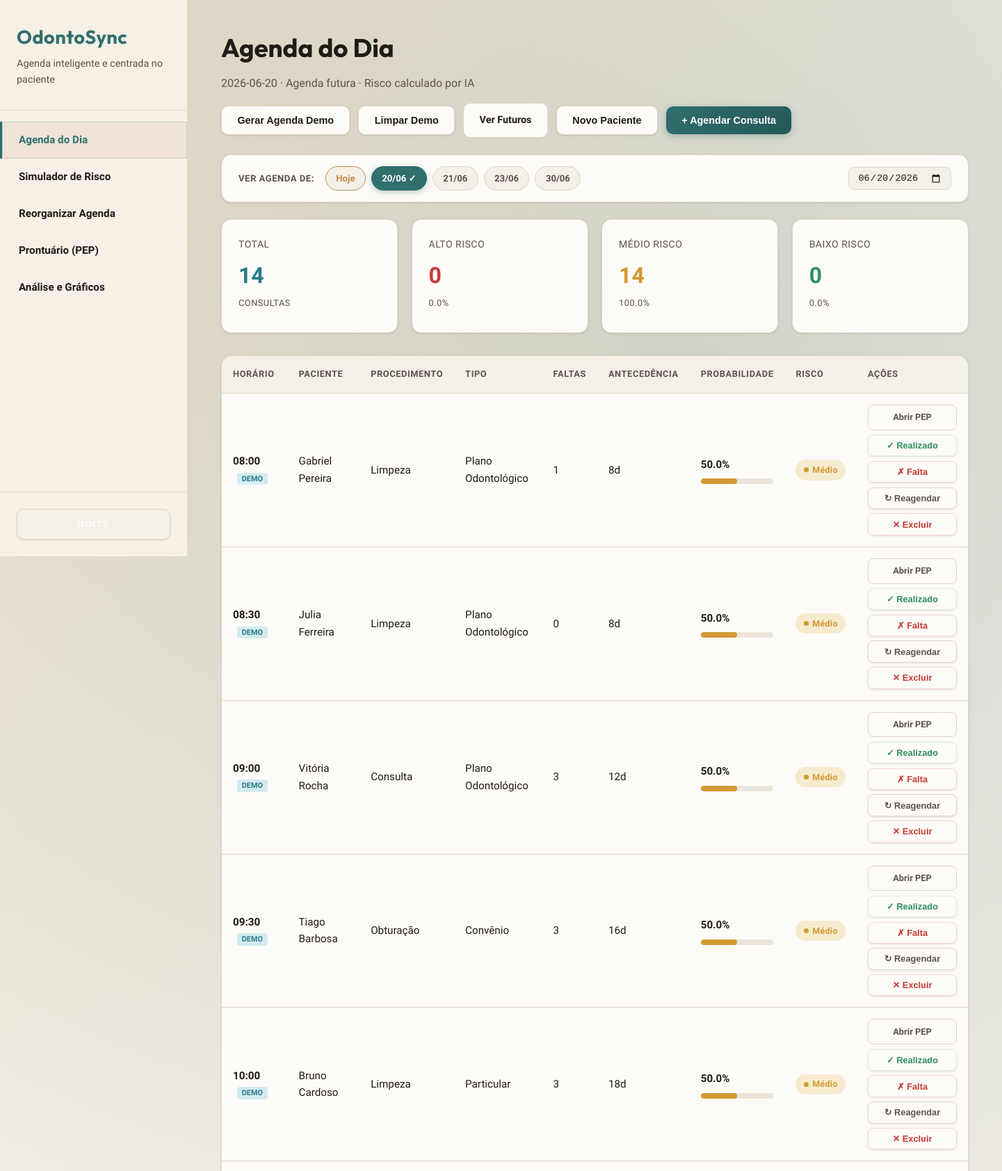
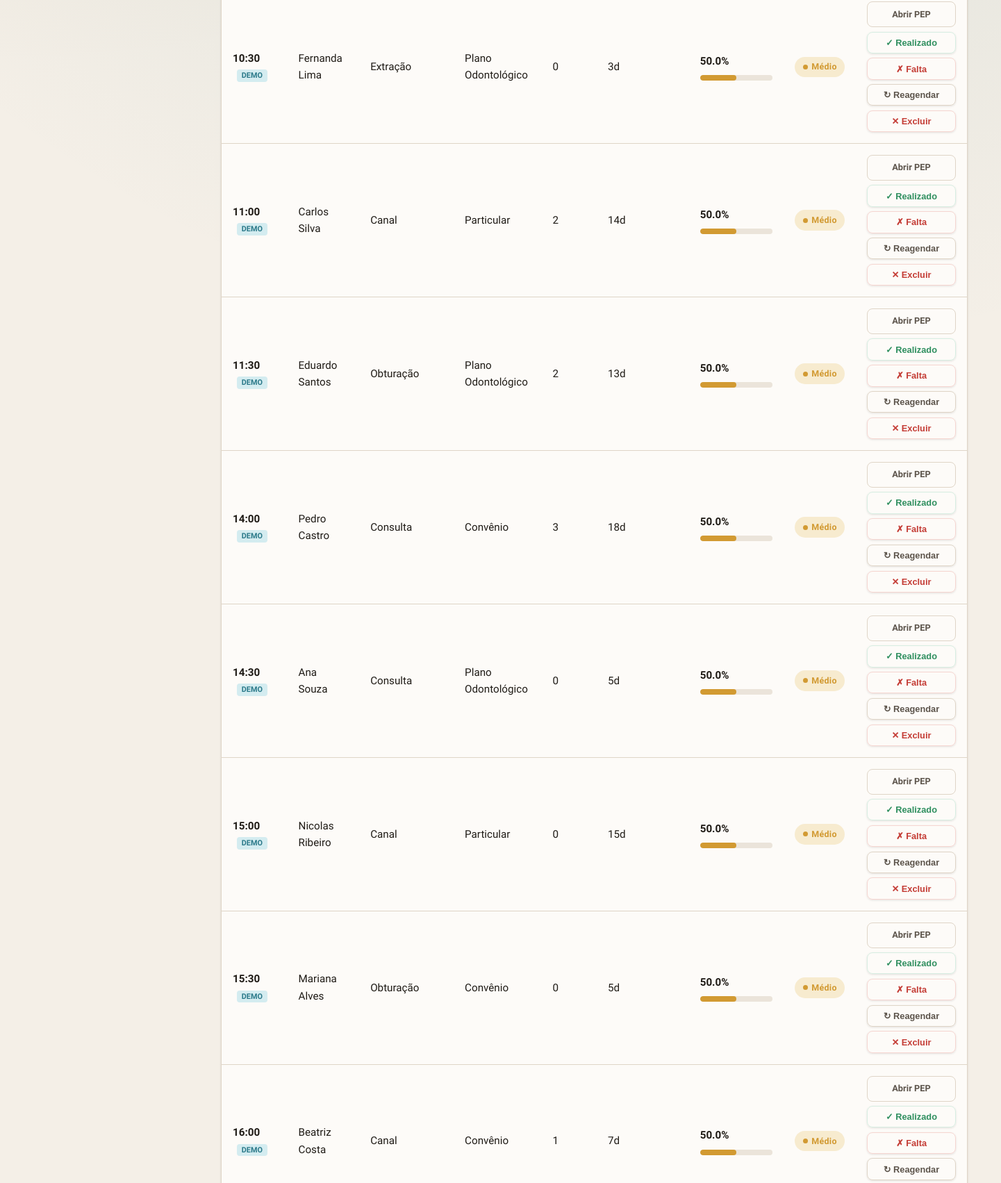
The page / (upper part) on the database its author committed (2 pictures, top to bottom).
### tables this page shows
CREATE TABLE pacientes (
            id TEXT PRIMARY KEY,
            nome TEXT NOT NULL,
            faixa_etaria TEXT NOT NULL,
            tipo_pagamento TEXT NOT NULL,
            faltas_anteriores INTEGER DEFAULT 0,
            taxa_historica REAL DEFAULT 0.0,
            tempo_como_paciente INTEGER DEFAULT 0,
            created_at TIMESTAMP DEFAULT CURRENT_TIMESTAMP,
            updated_at TIMESTAMP DEFAULT CURRENT_TIMESTAMP
        , fumante INTEGER DEFAULT 0, doenca_cronica INTEGER DEFAULT 0, complexidade_tratamento TEXT DEFAULT 'Baixa', photo_url TEXT, lgpd_mask INTEGER DEFAULT 1);

### app/routes/agenda.py (the view, shortened to what this page needs)
@bp.route('/')
def index():
    hoje = datetime.now().strftime('%Y-%m-%d')
    data_param = request.args.get('data', '').strip()
    if data_param:
        data_referencia = data_param
    else:
        data_referencia = hoje
    consultas = get_consultas_do_dia(data_referencia)
    if not consultas and not data_param:
        data_disponivel = get_data_referencia_consultas(hoje)
        if data_disponivel:
            data_referencia = data_disponivel
            consultas = get_consultas_do_dia(data_referencia)
    datas_disponiveis = get_datas_com_consultas(hoje)
    consultas_com_risco, stats = _calcular_risco_consultas(consultas)
    return render_template(
        'agenda.html',
        consultas=consultas_com_risco,
        stats=stats,
        data=data_referencia,
        data_selecionada=data_referencia,
        hoje=hoje,
        datas_disponiveis=datas_disponiveis,
        active_page='agenda'
    )

### app/ml/inferencia.py (called while the page is built)
def carregar_modelo():
    global _modelo, _encoders
    if _modelo is None or _encoders is None:
        if not os.path.exists(Config.MODELO_PATH):
            raise FileNotFoundError(
                f"Modelo não encontrado em {Config.MODELO_PATH}. "
                "Execute primeiro: python -m app.ml.treinar"
            )
        _modelo = joblib.load(Config.MODELO_PATH)
        _encoders = joblib.load(Config.ENCODERS_PATH)
        print("[OK] Modelo e encoders carregados")
    return _modelo, _encoders

def prever_e_classificar(dados_consulta):
    probabilidade = prever_risco(dados_consulta)
    categoria, cor = classificar_risco(probabilidade)
    recomendacao = recomendar_acao(probabilidade, categoria)
    return {
        'probabilidade': round(probabilidade * 100, 1),  # Converter para %
        'probabilidade_decimal': probabilidade,
        'categoria': categoria,
        'cor': cor,
        'recomendacao': recomendacao
    }

### app/models/database.py (called while the page is built, shortened)
def _ensure_schema(conn):
    global _schema_checked
    if _schema_checked:
        return

def get_connection():
    conn = sqlite3.connect(Config.DATABASE_PATH)
    conn.row_factory = sqlite3.Row  # Permite acessar colunas por nome
    _ensure_schema(conn)
    return conn

def get_consultas_do_dia(data):
    conn = get_connection()
    cursor = conn.cursor()
    cursor.execute('''
        SELECT c.*, p.nome, p.faixa_etaria, p.tipo_pagamento, p.faltas_anteriores,
               p.taxa_historica, p.tempo_como_paciente,
               p.fumante, p.doenca_cronica, p.complexidade_tratamento, p.photo_url
        FROM consultas c
        JOIN pacientes p ON c.paciente_id = p.id
        WHERE c.data = ? AND c.status_atendimento IS NULL
        ORDER BY c.horario
    ''', (data,))
    consultas = cursor.fetchall()
    conn.close()
    return consultas

def get_data_referencia_consultas(data_referencia):
    conn = get_connection()
    cursor = conn.cursor()
    cursor.execute('SELECT MIN(data) AS data_ref FROM consultas WHERE data >= ?', (data_referencia,))
    row = cursor.fetchone()
    if row and row['data_ref']:
        conn.close()
        return row['data_ref']
    cursor.execute('SELECT MAX(data) AS data_ref FROM consultas WHERE data < ?', (data_referencia,))
    row = cursor.fetchone()
    conn.close()
    return row['data_ref'] if row else None

### app/templates/agenda.html (shortened to what this page needs)
{% extends "base.html" %}
{% block content %}
<div class="agenda-toolbar">
  <div class="page-header" style="margin-bottom:0">
    <h1 class="page-title">Agenda do Dia</h1>
    <p class="page-subtitle">
      {% if data_selecionada == hoje %}
        Hoje, {{ data }} · Risco calculado por IA
      {% else %}
        {{ data }} · Agenda futura · Risco calculado por IA
      {% endif %}
    </p>
  </div>
  <div class="toolbar-actions">
    <button class="btn-secondary" id="btn-gerar-ficticia" onclick="abrirModalDemoData()">
      Gerar Agenda Demo
    </button>
    <button class="btn-secondary" id="btn-limpar-demo" onclick="limparPacientesDemo()" title="Remover todas as consultas e pacientes demo">
      Limpar Demo
    </button>
    <a href="/agendamentos-futuros" class="btn-secondary">
      Ver Futuros
    </a>
    <button class="btn-secondary" onclick="abrirModalCriarPaciente()">
      Novo Paciente
    </button>
    <button class="btn-primary" onclick="abrirModalAgendar()">
      + Agendar Consulta
    </button>
  </div>
</div>
<div class="date-nav">
  <label>Ver agenda de:</label>
  <div class="date-chips">
    <a href="/" class="date-chip hoje-chip {% if data_selecionada == hoje %}active{% endif %}">Hoje</a>
    {% for d in datas_disponiveis %}
      {% if d != hoje %}
        <a href="/?data={{ d }}" class="date-chip {% if data_selecionada == d %}active{% endif %}">
          {{ d[8:10] }}/{{ d[5:7] }}
          {% if d == data_selecionada %} ✓{% endif %}
        </a>
      {% endif %}
    {% endfor %}
  </div>
  <div class="date-picker-wrap">
    <input type="date" id="date-custom-pick" value="{{ data_selecionada }}"
           onchange="if(this.value) window.location='/?data='+this.value"
           title="Ir para data específica">
  </div>
</div>
<div class="stats-grid">
  <div class="stat-card info">
    <div class="stat-label">Total</div>
    <div class="stat-value">{{ stats.total }}</div>
    {% if stats.total > 0 %}<div class="stat-label">consultas</div>{% endif %}
  </div>
  <div class="stat-card danger">
    <div class="stat-label">Alto Risco</div>
    <div class="stat-value">{{ stats.alto_risco }}</div>
    {% if stats.total > 0 %}<div class="stat-label">{{ ((stats.alto_risco / stats.total) * 100) | round(1) }}%</div>{% endif %}
  </div>
  <div class="stat-card warning">
    <div class="stat-label">Médio Risco</div>
    <div class="stat-value">{{ stats.medio_risco }}</div>
    {% if stats.total > 0 %}<div class="stat-label">{{ ((stats.medio_risco / stats.total) * 100) | round(1) }}%</div>{% endif %}
  </div>
  <div class="stat-card success">
    <div class="stat-label">Baixo Risco</div>
    <div class="stat-value">{{ stats.baixo_risco }}</div>
    {% if stats.total > 0 %}<div class="stat-label">{{ ((stats.baixo_risco / stats.total) * 100) | round(1) }}%</div>{% endif %}
  </div>
</div>
{% if consultas %}
<div class="table-container">
  <table>
    <thead>
      <tr>
        <th>Horário</th>
        <th>Paciente</th>
        <th>Procedimento</th>
        <th>Tipo</th>
        <th>Faltas</th>
        <th>Antecedência</th>
        <th class="risco-cell">Probabilidade</th>
        <th>Risco</th>
        <th class="action-cell">Ações</th>
      </tr>
    </thead>
    <tbody>
      {% for c in consultas %}
      <tr id="consulta-row-{{ c.id }}">
        <td>
          <strong>{{ c.horario }}</strong>
          {% if c.status_reorganizacao == 'ficticio' %}
            <span class="ficticio-chip">DEMO</span>
          {% endif %}
        </td>
        <td>{{ c.nome }}</td>
        <td>{{ c.procedimento }}</td>
        <td>{{ c.tipo_pagamento }}</td>
        <td>{{ c.faltas_anteriores }}</td>
        <td>{{ c.antecedencia_dias }}d</td>
        <td class="risco-cell">
          <strong>{{ c.risco.probabilidade }}%</strong>
          <div class="progress-bar">
            <div class="progress-fill {{ c.risco.cor }}"
                 style="width: {{ c.risco.probabilidade }}%"></div>
          </div>
        </td>
        <td>
          <span class="risk-chip {{ c.risco.cor }}">
            <span class="risk-dot"></span>{{ c.risco.categoria }}
          </span>
        </td>
        <td class="action-cell">
          <div class="action-group">
            <a href="/prontuario/{{ c.paciente_id }}"
               class="action-btn ghost">Abrir PEP</a>
            <button class="action-btn success-ghost"
                    onclick="registrarDesfecho({{ c.id }}, 'Realizado')">
              ✓ Realizado
            </button>
            <button class="action-btn danger-ghost"
                    onclick="registrarDesfecho({{ c.id }}, 'Falta')">
              ✗ Falta
            </button>
            <button class="action-btn ghost"
                    onclick="buscarReagendamento({{ c.id }})">
              ↻ Reagendar
            </button>
            <button class="action-btn danger-ghost"
                    onclick="excluirConsulta({{ c.id }})">
              ✕ Excluir
            </button>
          </div>
        </td>
      </tr>
      {% endfor %}
    </tbody>
  </table>
</div>
{% endif %}
{% endblock %}

### app/static/css/style.css (style rules this page uses)
:root { --bg-primary: #fdfbf8; --bg-secondary: #f4efe7; --bg-tertiary: #ebe4da; --text-primary: #1f1b16; --text-secondary: #5c544b; --border-color: #dfd5c7; --accent-primary: #2f6f6d; --accent-hover: #255856; --accent-secondary: #c58c4b; --danger: #c43c35; --danger-bg: #f6d6d1; --warning: #d29a32; --warning-bg: #f7ebcf; --success: #2f8f5f; --success-bg: #d7eee2; --info: #2c7a8a; --info-bg: #d4ecf0; --sidebar-bg: #f6f0e7; --sidebar-border: #e5dacb; --sidebar-text: var(--text-primary); --sidebar-hover: #efe4d7; --shadow-sm: 0 1px 3px rgba(31, 27, 22, 0.12); --shadow-md: 0 8px 16px rgba(31, 27, 22, 0.12); --shadow-lg: 0 16px 32px rgba(31, 27, 22, 0.16); --font-heading: 'Outfit', 'Helvetica Neue', Arial, sans-serif; --font-body: 'Source Sans 3', 'Helvetica Neue', Arial, sans-serif; --font-mono: 'Outfit', monospace; --transition: color 0.2s ease, background-color 0.2s ease, border-color 0.2s ease, box-shadow 0.2s ease, transform 0.2s ease; }
* { margin: 0; padding: 0; box-sizing: border-box; }
body { font-family: var(--font-body); background-color: var(--bg-secondary); color: var(--text-primary); line-height: 1.6; display: flex; min-height: 100vh; transition: background-color 0.2s ease, color 0.2s ease; background-image: radial-gradient(circle at top left, rgba(197, 140, 75, 0.18), transparent 45%), radial-gradient(circle at 70% 15%, rgba(47, 111, 109, 0.18), transparent 50%); }
.page-header { margin-bottom: 2rem; }
.page-title { font-size: 2.3rem; font-weight: 700; color: var(--text-primary); margin-bottom: 0.5rem; font-family: var(--font-heading); }
.page-subtitle { font-size: 1rem; color: var(--text-secondary); }
.stats-grid { display: grid; grid-template-columns: repeat(auto-fit, minmax(210px, 1fr)); gap: 1.2rem; margin-bottom: 2rem; }
.stat-card { background-color: var(--bg-primary); padding: 1.5rem; border-radius: 14px; border: 1px solid var(--border-color); box-shadow: var(--shadow-sm); transition: var(--transition); position: relative; overflow: hidden; }
.stat-card::after { content: ''; position: absolute; inset: 0; background: linear-gradient(120deg, transparent, rgba(47, 111, 109, 0.08)); opacity: 0; transition: opacity 0.2s ease; }
.stat-label { font-size: 0.875rem; color: var(--text-secondary); font-weight: 500; text-transform: uppercase; letter-spacing: 0.5px; margin-bottom: 0.5rem; }
.stat-card .stat-label:last-child { margin-top: 0.25rem; font-size: 0.8rem; }
.stat-value { font-size: 2rem; font-weight: 700; color: var(--text-primary); }
.stat-card.danger .stat-value { color: var(--danger); }
.stat-card.warning .stat-value { color: var(--warning); }
.stat-card.success .stat-value { color: var(--success); }
.stat-card.info .stat-value { color: var(--info); }
.table-container { background-color: var(--bg-primary); border-radius: 16px; border: 1px solid var(--border-color); overflow: hidden; box-shadow: var(--shadow-sm); }
table { width: 100%; border-collapse: collapse; }
thead { background-color: var(--bg-secondary); border-bottom: 1px solid var(--border-color); }
th { padding: 1rem; text-align: left; font-weight: 700; font-size: 0.8rem; color: var(--text-secondary); text-transform: uppercase; letter-spacing: 0.6px; }
td { padding: 1rem; border-bottom: 1px solid var(--border-color); color: var(--text-primary); font-size: 0.95rem; }
tbody tr { transition: var(--transition); }
.progress-bar { height: 8px; background-color: var(--bg-tertiary); border-radius: 4px; overflow: hidden; margin-top: 0.5rem; }
.progress-fill { height: 100%; border-radius: 4px; transition: width 0.5s ease; }
.progress-fill.warning { background-color: var(--warning); }
label { display: block; font-size: 0.875rem; font-weight: 600; color: var(--text-primary); margin-bottom: 0.5rem; }
button { padding: 0.9rem 2rem; background-color: var(--accent-primary); color: white; border: none; border-radius: 10px; font-size: 0.95rem; font-weight: 600; cursor: pointer; transition: var(--transition); box-shadow: var(--shadow-sm); }
.page-header { animation: rise-in 0.5s ease both; }
.stats-grid .stat-card, .cards-grid .card, .table-container, .result-card, .form-container, .grafico { animation: rise-in 0.5s ease both; }
.stats-grid .stat-card:nth-child(1) { animation-delay: 0.05s; }
.stats-grid .stat-card:nth-child(2) { animation-delay: 0.1s; }
.stats-grid .stat-card:nth-child(3) { animation-delay: 0.15s; }
.stats-grid .stat-card:nth-child(4) { animation-delay: 0.2s; }

### rows shown on the page
pacientes: horario "08:00", nome "Gabriel Pereira", procedimento "Limpeza", tipo_pagamento "Plano Odontológico", faltas_anteriores "1", antecedencia_dias "8", risco.probabilidade "50.0", risco.categoria "Médio"
pacientes: horario "08:30", nome "Julia Ferreira", procedimento "Limpeza", tipo_pagamento "Plano Odontológico", faltas_anteriores "0", antecedencia_dias "8", risco.probabilidade "50.0", risco.categoria "Médio"
pacientes: horario "09:00", nome "Vitória Rocha", procedimento "Consulta", tipo_pagamento "Plano Odontológico", faltas_anteriores "3", antecedencia_dias "12", risco.probabilidade "50.0", risco.categoria "Médio"
pacientes: horario "09:30", nome "Tiago Barbosa", procedimento "Obturação", tipo_pagamento "Convênio", faltas_anteriores "3", antecedencia_dias "16", risco.probabilidade "50.0", risco.categoria "Médio"
pacientes: horario "10:00", nome "Bruno Cardoso", procedimento "Limpeza", tipo_pagamento "Particular", faltas_anteriores "3", antecedencia_dias "18", risco.probabilidade "50.0", risco.categoria "Médio"
pacientes: horario "10:30", nome "Fernanda Lima", procedimento "Extração", tipo_pagamento "Plano Odontológico", faltas_anteriores "0", antecedencia_dias "3", risco.probabilidade "50.0", risco.categoria "Médio"
pacientes: horario "11:00", nome "Carlos Silva", procedimento "Canal", tipo_pagamento "Particular", faltas_anteriores "2", antecedencia_dias "14", risco.probabilidade "50.0", risco.categoria "Médio"
pacientes: horario "11:30", nome "Eduardo Santos", procedimento "Obturação", tipo_pagamento "Plano Odontológico", faltas_anteriores "2", antecedencia_dias "13", risco.probabilidade "50.0", risco.categoria "Médio"
pacientes: horario "14:00", nome "Pedro Castro", procedimento "Consulta", tipo_pagamento "Convênio", faltas_anteriores "3", antecedencia_dias "18", risco.probabilidade "50.0", risco.categoria "Médio"
pacientes: horario "14:30", nome "Ana Souza", procedimento "Consulta", tipo_pagamento "Plano Odontológico", faltas_anteriores "0", antecedencia_dias "5", risco.probabilidade "50.0", risco.categoria "Médio"
pacientes: horario "15:00", nome "Nicolas Ribeiro", procedimento "Canal", tipo_pagamento "Particular", faltas_anteriores "0", antecedencia_dias "15", risco.probabilidade "50.0", risco.categoria "Médio"
pacientes: horario "15:30", nome "Mariana Alves", procedimento "Obturação", tipo_pagamento "Convênio", faltas_anteriores "0", antecedencia_dias "5", risco.probabilidade "50.0", risco.categoria "Médio"
pacientes: horario "16:00", nome "Beatriz Costa", procedimento "Canal", tipo_pagamento "Convênio", faltas_anteriores "1", antecedencia_dias "7", risco.probabilidade "50.0", risco.categoria "Médio"

### other values the page prints
{{ data }} "2026-06-20"
{{ d[8:10] }} "20" "21" "23" "30"
{{ d[5:7] }} "06" "06" "06" "06"
{{ stats.total }} "14"
{{ stats.alto_risco }} "0"
{{ ((stats.alto_risco / stats.total) * 100) | round(1) }} "0.0"
{{ stats.medio_risco }} "14"
{{ ((stats.medio_risco / stats.total) * 100) | round(1) }} "100.0"
{{ stats.baixo_risco }} "0"
{{ ((stats.baixo_risco / stats.total) * 100) | round(1) }} "0.0"
